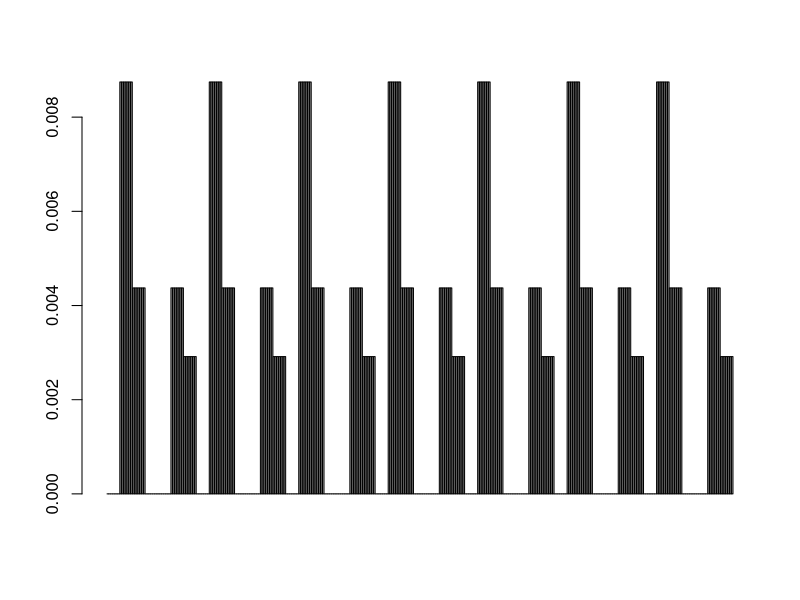
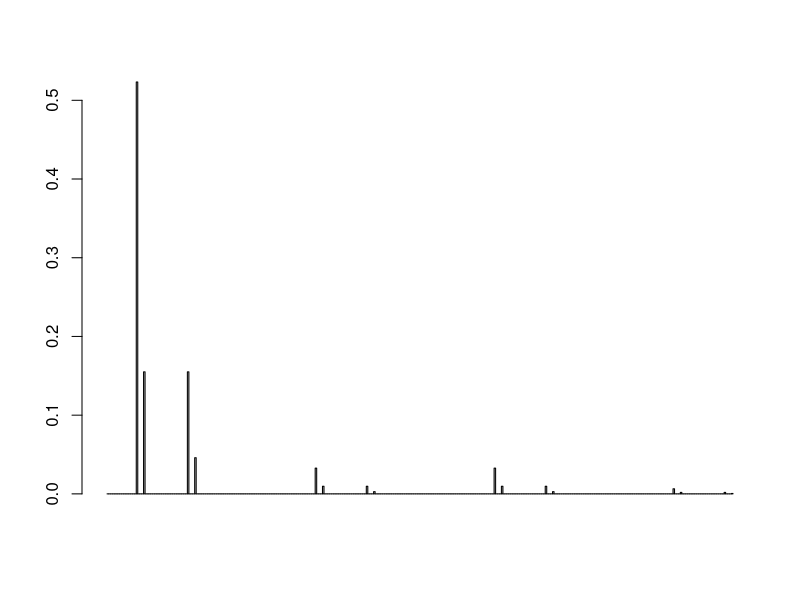
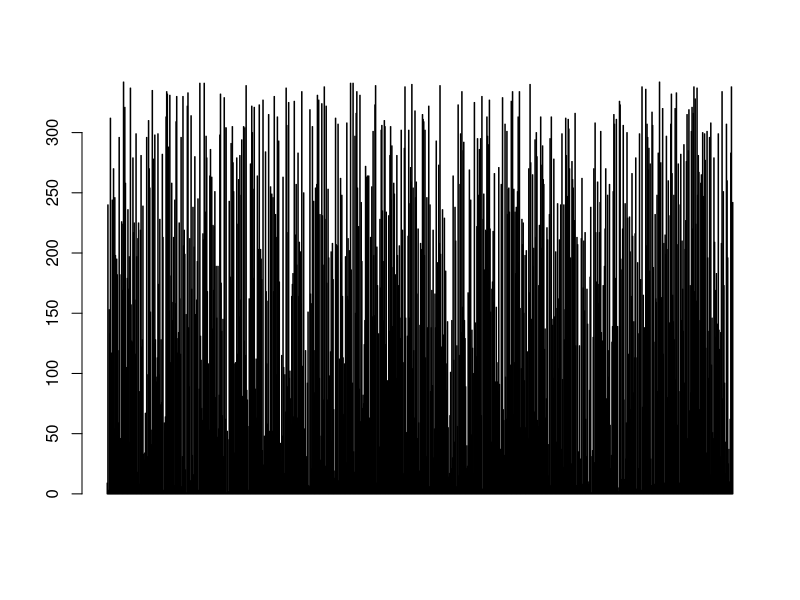

Reproduce these figures in R, in order.
## ---- chunk 1
# Each language is a 3 by 3 matrix.
l1 <- matrix(
  c(0,1,1,
    1,0,0,
    1,1,0),
  nrow=3
)

print(l1)
## ---- chunk 2
flat.languages <- as.matrix(expand.grid(rep(list(c(0,1)),9)))
head(flat.languages)
## ---- chunk 3
# reshape all combinations of 9 0s and 1s into 3 by 3 grids
# new array has shape (language, word, meaning)
languages.all.combinations <- array(flat.languages, dim=c(512,3,3))
# print an example of a language
languages.all.combinations[2,,]
## ---- chunk 4
colSums(languages.all.combinations)
## ---- chunk 5
number.signals.per.object <- colSums(aperm(languages.all.combinations, c(2,1,3)))
indices.to.include <- apply(number.signals.per.object != 0,1, all)
# create a new language array with only those languages that have
# at least one word for each state
languages <- languages.all.combinations[indices.to.include,,]

# let's also keep track of the number of signals per object
# of just the languages we consider
# (it'll be useful later)
number.signals.per.object.languages <- number.signals.per.object[indices.to.include,]
## ---- chunk 6
languages[1,,]
## ---- chunk 7
pick.object <- function(language){
  object <- sample(x=1:3, size=1)
  # get the *indices* of the signals that apply to the object in the language
  indices.signals <- which(language[,object]==1)
  # pick one of the indices
  signal <- sample(indices.signals, size=1)
  return(c(object, signal))
}
## ---- chunk 8
language.index <- 10
print(languages[language.index,,])
print(pick.object(languages[language.index,,]))
## ---- chunk 9
bayesian.update <- function(object, signal, prior, languages){
  # the likelihood (probability of that combination of object and signal given a language)
  # for a given language is equal to 0 if the signal is not compatible with the object
  # in the language, and otherwise 1/(number of signals compatible with the object in the language)
  
  # the number of signals compatible with the object in each language
  # is in the number.signals.per.object which we used before!
  test <- languages[,signal,object]==0
  no <- 1/number.signals.per.object.languages[,object]
  yes <- 0
  
  likelihood <- ifelse(
    test,
    yes,
    no
  )
  
  # calculate a normalized posterior 
  unnormalized.posterior <- likelihood * prior
  posterior <- unnormalized.posterior / sum(unnormalized.posterior)
  
  return(posterior)
}
## ---- chunk 10
language.index <- 10
print('language:')
print(languages[language.index,,])
## ---- chunk 11
# define a uniform prior
# that we will use again later on multiple times
uniform.prior <- rep(1,nrow(languages)) / nrow(languages)

language.index <- 20
language.sample <- pick.object(languages[language.index,,])

object <- language.sample[1]
signal <- language.sample[2]

posterior <- bayesian.update(object, signal, uniform.prior, languages)

barplot(posterior)
## ---- chunk 12
run.multiple.observations <- function(n.observations, language, prior){
  # Okay, we could have directly have 'current.beliefs' as the parameter
  # but I am adding this line for you for clarity
  posterior <- prior
  
  # loop over the observations
  for (i in 1:n.observations){
    prior <- posterior
    # produce one datapoint (i.e. one combination of object and signal)
    new.data <- pick.object(language)
    object <- new.data[1]
    signal <- new.data[2]
    # do bayesian update on the new data
    # and set 'current beliefs' to the new posterior
    # NOTE: we are using the previous beliefs as the prior here
    posterior <- bayesian.update(object, signal, prior, languages)
  }
  return(posterior)
}

# update belief with 10 observations
current.beliefs <- run.multiple.observations(10, languages[10,,], uniform.prior)
barplot(current.beliefs)
## ---- chunk 13
iterate <- function(n.iterations, n.observations, prior){
  # start with an agent with a random language
  current.language.index <- sample(1:nrow(languages),size=1)
  
  history <- c(current.language.index)
  for (i in 1:n.iterations){
  
    # first calculate the learner's posterior given the data produced by the 
    # previous generation's teacher
    posterior <- run.multiple.observations(
      n.observations,
      languages[current.language.index,,],
      prior
    )
    
    # then select a language given a posterior
    # either by picking the language with the greatest probability
    # or sampling from the posterior
    # here we sample
    current.language.index <- sample(nrow(languages), size=1, prob=posterior)
    
    history <- c(history, current.language.index)
  }
  
  return(history)
}
  
n.iterations <- 1000
n.observations <- 1

history <- iterate(n.iterations, n.observations, uniform.prior)

head(history)
## ---- chunk 14
barplot(history)
